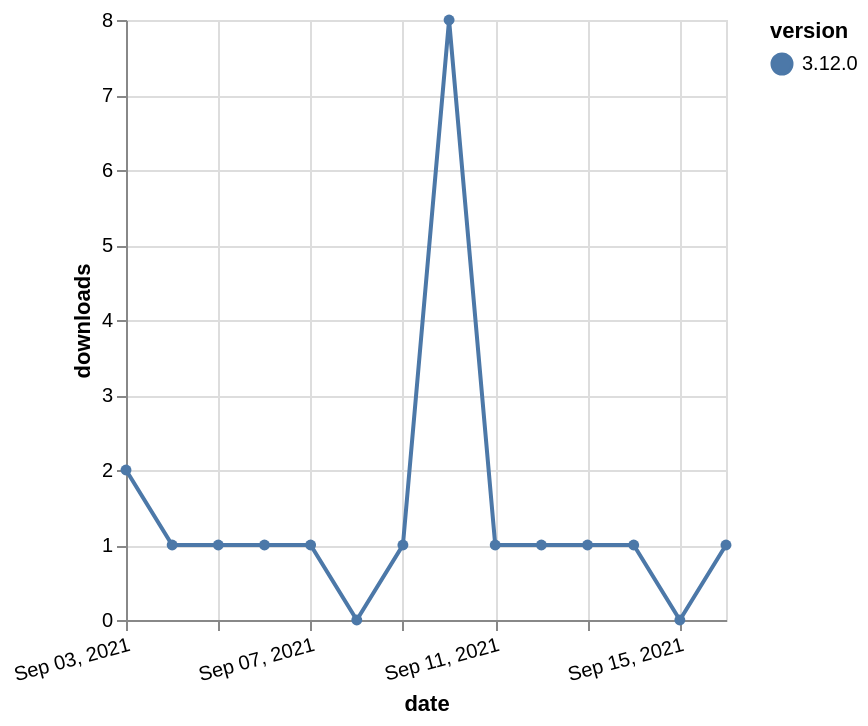

Vega-Lite specification stored for this chart:
### Vega-Lite specification from a JSON file in a GitHub repository (floating-point values rounded to 4 significant figures)
{"$schema": "https://vega.github.io/schema/vega-lite/v5.json", "description": "A simple bar chart with embedded data.", "data": {"values": [{"date": "2021-09-03", "total": 484, "delta": 2, "version": "3.12.0"}, {"date": "2021-09-04", "total": 485, "delta": 1, "version": "3.12.0"}, {"date": "2021-09-05", "total": 486, "delta": 1, "version": "3.12.0"}, {"date": "2021-09-06", "total": 487, "delta": 1, "version": "3.12.0"}, {"date": "2021-09-07", "total": 488, "delta": 1, "version": "3.12.0"}, {"date": "2021-09-08", "total": 488, "delta": 0, "version": "3.12.0"}, {"date": "2021-09-09", "total": 489, "delta": 1, "version": "3.12.0"}, {"date": "2021-09-10", "total": 497, "delta": 8, "version": "3.12.0"}, {"date": "2021-09-11", "total": 498, "delta": 1, "version": "3.12.0"}, {"date": "2021-09-12", "total": 499, "delta": 1, "version": "3.12.0"}, {"date": "2021-09-13", "total": 500, "delta": 1, "version": "3.12.0"}, {"date": "2021-09-14", "total": 501, "delta": 1, "version": "3.12.0"}, {"date": "2021-09-15", "total": 501, "delta": 0, "version": "3.12.0"}, {"date": "2021-09-16", "total": 502, "delta": 1, "version": "3.12.0"}]}, "width": "container", "mark": {"type": "line", "point": {"filled": true}}, "encoding": {"x": {"field": "date", "type": "temporal", "timeUnit": "yearmonthdate", "title": "date", "axis": {"labelAngle": -15}}, "y": {"field": "delta", "type": "quantitative", "title": "downloads"}, "color": {"field": "version", "type": "nominal"}, "tooltip": {"field": "delta"}}}
